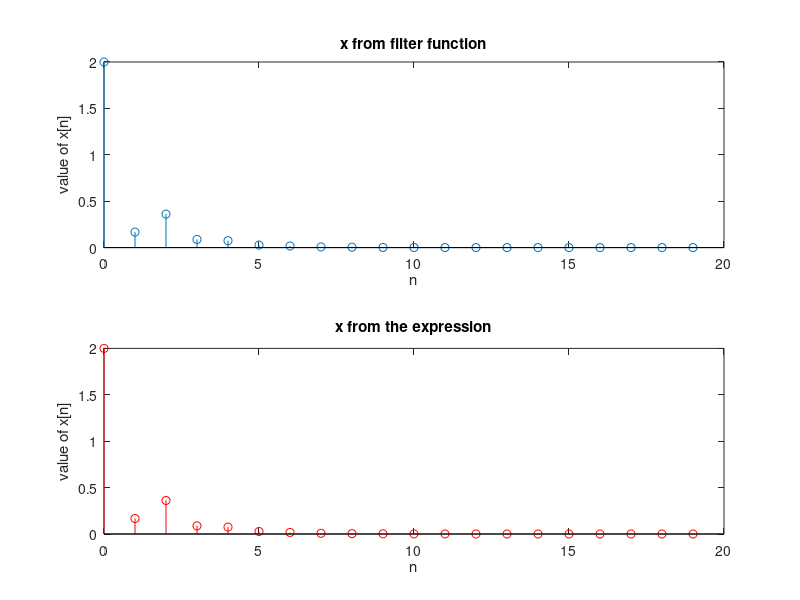
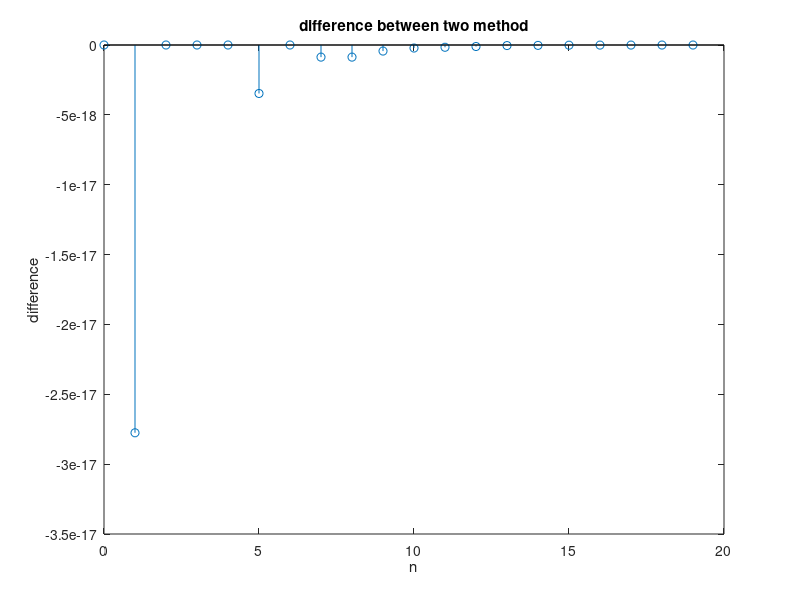

Write the MATLAB code that produced these figures, in order.
% X(z) = 
clear all
close all
clc

b_X = [2, -1/6, 0];
a_X = [1 -1/6, -1/6];
S_X = tf(b_X, a_X);

delta = zeros(1, 20);
delta(1) = 1;
n = 0 : 19;

x = filter(b_X, a_X, delta);
x_origin = (1/2).^n + (-1/3).^n;
diff = x - x_origin;

figure(1);
subplot(211)
stem(n, x);
title('x from filter function')
xlabel('n')
ylabel('value of x[n]')
subplot(212);
stem(n, x_origin, 'r');
title('x from the expression')
xlabel('n')
ylabel('value of x[n]')

figure(2);
stem(n, diff)
title('difference between two method')
xlabel('n')
ylabel('difference')
